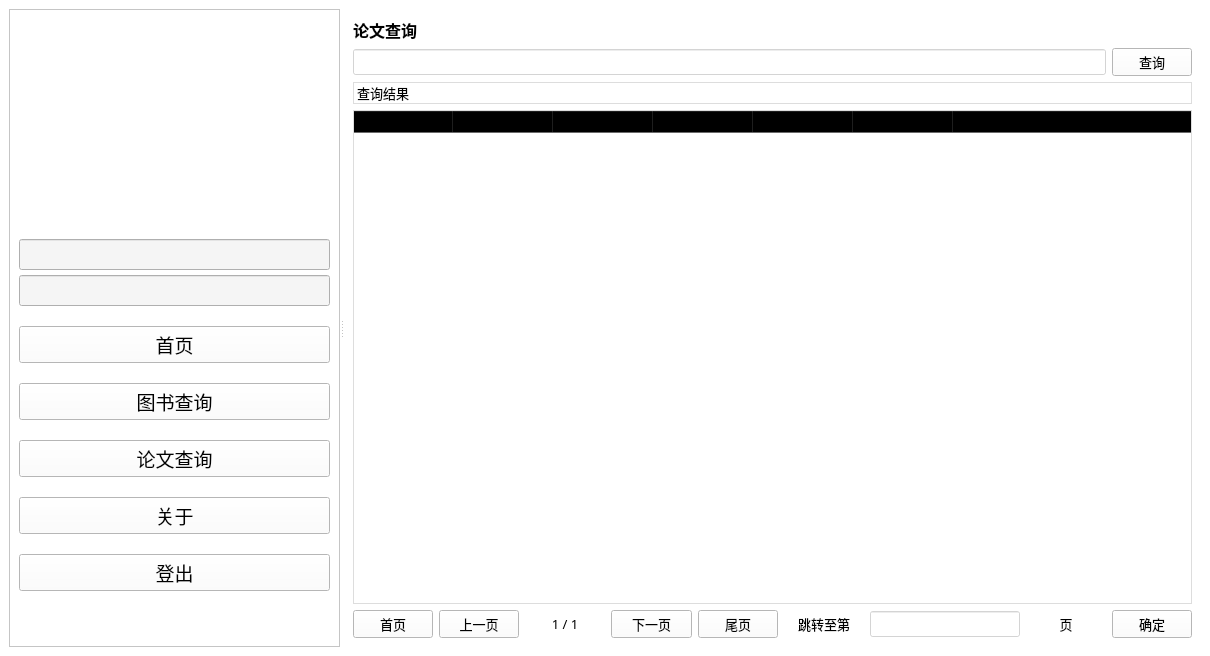
<?xml version="1.0" encoding="UTF-8"?>
<ui version="4.0">
 <class>MainWindow</class>
 <widget class="QMainWindow" name="MainWindow">
  <property name="geometry">
   <rect>
    <x>0</x>
    <y>0</y>
    <width>1210</width>
    <height>656</height>
   </rect>
  </property>
  <property name="minimumSize">
   <size>
    <width>0</width>
    <height>0</height>
   </size>
  </property>
  <property name="palette">
   <palette>
    <active>
     <colorrole role="Base">
      <brush brushstyle="SolidPattern">
       <color alpha="255">
        <red>255</red>
        <green>255</green>
        <blue>255</blue>
       </color>
      </brush>
     </colorrole>
     <colorrole role="Window">
      <brush brushstyle="SolidPattern">
       <color alpha="255">
        <red>255</red>
        <green>255</green>
        <blue>255</blue>
       </color>
      </brush>
     </colorrole>
    </active>
    <inactive>
     <colorrole role="Base">
      <brush brushstyle="SolidPattern">
       <color alpha="255">
        <red>255</red>
        <green>255</green>
        <blue>255</blue>
       </color>
      </brush>
     </colorrole>
     <colorrole role="Window">
      <brush brushstyle="SolidPattern">
       <color alpha="255">
        <red>255</red>
        <green>255</green>
        <blue>255</blue>
       </color>
      </brush>
     </colorrole>
    </inactive>
    <disabled>
     <colorrole role="Base">
      <brush brushstyle="SolidPattern">
       <color alpha="255">
        <red>255</red>
        <green>255</green>
        <blue>255</blue>
       </color>
      </brush>
     </colorrole>
     <colorrole role="Window">
      <brush brushstyle="SolidPattern">
       <color alpha="255">
        <red>255</red>
        <green>255</green>
        <blue>255</blue>
       </color>
      </brush>
     </colorrole>
    </disabled>
   </palette>
  </property>
  <property name="font">
   <font>
    <family>微软雅黑</family>
    <pointsize>12</pointsize>
   </font>
  </property>
  <property name="windowTitle">
   <string>Client</string>
  </property>
  <widget class="QWidget" name="centralwidget">
   <layout class="QVBoxLayout" name="verticalLayout_4">
    <item>
     <widget class="QSplitter" name="splitter">
      <property name="orientation">
       <enum>Qt::Horizontal</enum>
      </property>
      <widget class="QFrame" name="frame">
       <property name="styleSheet">
        <string notr="true">background-color: rgb(255, 255, 255);</string>
       </property>
       <property name="frameShape">
        <enum>QFrame::StyledPanel</enum>
       </property>
       <property name="frameShadow">
        <enum>QFrame::Raised</enum>
       </property>
       <layout class="QVBoxLayout" name="verticalLayout_3">
        <property name="spacing">
         <number>20</number>
        </property>
        <item>
         <layout class="QHBoxLayout" name="horizontalLayout_4">
          <item>
           <spacer name="horizontalSpacer_2">
            <property name="orientation">
             <enum>Qt::Horizontal</enum>
            </property>
            <property name="sizeHint" stdset="0">
             <size>
              <width>40</width>
              <height>20</height>
             </size>
            </property>
           </spacer>
          </item>
          <item>
           <widget class="QLabel" name="avatarLbl">
            <property name="minimumSize">
             <size>
              <width>200</width>
              <height>200</height>
             </size>
            </property>
            <property name="maximumSize">
             <size>
              <width>200</width>
              <height>200</height>
             </size>
            </property>
            <property name="styleSheet">
             <string notr="true">background-color: rgba(255, 255, 255, 0);
border-image: url(:/resources/common/avatar.jpg);</string>
            </property>
            <property name="text">
             <string/>
            </property>
           </widget>
          </item>
          <item>
           <spacer name="horizontalSpacer">
            <property name="orientation">
             <enum>Qt::Horizontal</enum>
            </property>
            <property name="sizeHint" stdset="0">
             <size>
              <width>40</width>
              <height>20</height>
             </size>
            </property>
           </spacer>
          </item>
         </layout>
        </item>
        <item>
         <layout class="QVBoxLayout" name="verticalLayout_2">
          <property name="spacing">
           <number>5</number>
          </property>
          <item>
           <widget class="QLineEdit" name="nameEdit">
            <property name="font">
             <font>
              <family>微软雅黑</family>
              <pointsize>12</pointsize>
             </font>
            </property>
            <property name="styleSheet">
             <string notr="true">background-color: rgb(245, 245, 245);</string>
            </property>
            <property name="alignment">
             <set>Qt::AlignCenter</set>
            </property>
            <property name="readOnly">
             <bool>true</bool>
            </property>
           </widget>
          </item>
          <item>
           <widget class="QLineEdit" name="numEdit">
            <property name="font">
             <font>
              <family>微软雅黑</family>
              <pointsize>12</pointsize>
             </font>
            </property>
            <property name="styleSheet">
             <string notr="true">background-color: rgb(245, 245, 245);</string>
            </property>
            <property name="alignment">
             <set>Qt::AlignCenter</set>
            </property>
            <property name="readOnly">
             <bool>true</bool>
            </property>
           </widget>
          </item>
         </layout>
        </item>
        <item>
         <widget class="QPushButton" name="toHomeBtn">
          <property name="font">
           <font>
            <family>微软雅黑</family>
            <pointsize>14</pointsize>
            <weight>50</weight>
            <bold>false</bold>
           </font>
          </property>
          <property name="text">
           <string>首页</string>
          </property>
         </widget>
        </item>
        <item>
         <widget class="QPushButton" name="toSearchBookBtn">
          <property name="font">
           <font>
            <family>微软雅黑</family>
            <pointsize>14</pointsize>
            <weight>50</weight>
            <bold>false</bold>
           </font>
          </property>
          <property name="text">
           <string>图书查询</string>
          </property>
         </widget>
        </item>
        <item>
         <widget class="QPushButton" name="toSearchPaperBtn">
          <property name="font">
           <font>
            <family>微软雅黑</family>
            <pointsize>14</pointsize>
            <weight>50</weight>
            <bold>false</bold>
           </font>
          </property>
          <property name="text">
           <string>论文查询</string>
          </property>
         </widget>
        </item>
        <item>
         <widget class="QPushButton" name="aboutBtn">
          <property name="font">
           <font>
            <family>微软雅黑</family>
            <pointsize>14</pointsize>
            <weight>50</weight>
            <bold>false</bold>
           </font>
          </property>
          <property name="text">
           <string>关于</string>
          </property>
         </widget>
        </item>
        <item>
         <widget class="QPushButton" name="logoutBtn">
          <property name="font">
           <font>
            <family>微软雅黑</family>
            <pointsize>14</pointsize>
            <weight>50</weight>
            <bold>false</bold>
           </font>
          </property>
          <property name="text">
           <string>登出</string>
          </property>
         </widget>
        </item>
        <item>
         <spacer name="verticalSpacer">
          <property name="orientation">
           <enum>Qt::Vertical</enum>
          </property>
          <property name="sizeHint" stdset="0">
           <size>
            <width>20</width>
            <height>2</height>
           </size>
          </property>
         </spacer>
        </item>
       </layout>
      </widget>
      <widget class="QStackedWidget" name="stackedWidget">
       <property name="styleSheet">
        <string notr="true">background-color: rgb(255, 255, 255);</string>
       </property>
       <property name="currentIndex">
        <number>2</number>
       </property>
       <widget class="QWidget" name="pageHome">
        <layout class="QGridLayout" name="gridLayout">
         <item row="0" column="1">
          <spacer name="verticalSpacer_3">
           <property name="orientation">
            <enum>Qt::Vertical</enum>
           </property>
           <property name="sizeHint" stdset="0">
            <size>
             <width>20</width>
             <height>230</height>
            </size>
           </property>
          </spacer>
         </item>
         <item row="1" column="0">
          <spacer name="horizontalSpacer_4">
           <property name="orientation">
            <enum>Qt::Horizontal</enum>
           </property>
           <property name="sizeHint" stdset="0">
            <size>
             <width>185</width>
             <height>20</height>
            </size>
           </property>
          </spacer>
         </item>
         <item row="1" column="1">
          <layout class="QVBoxLayout" name="verticalLayout_6">
           <item>
            <widget class="QPushButton" name="bookBtn">
             <property name="minimumSize">
              <size>
               <width>100</width>
               <height>100</height>
              </size>
             </property>
             <property name="maximumSize">
              <size>
               <width>100</width>
               <height>100</height>
              </size>
             </property>
             <property name="styleSheet">
              <string notr="true">border-image: url(:/resources/common/books.png);
background-color: rgba(255, 255, 255, 0);</string>
             </property>
             <property name="text">
              <string/>
             </property>
            </widget>
           </item>
           <item>
            <widget class="QLabel" name="label">
             <property name="font">
              <font>
               <family>微软雅黑</family>
               <pointsize>12</pointsize>
               <weight>75</weight>
               <bold>true</bold>
              </font>
             </property>
             <property name="text">
              <string>图书</string>
             </property>
             <property name="alignment">
              <set>Qt::AlignCenter</set>
             </property>
            </widget>
           </item>
          </layout>
         </item>
         <item row="1" column="2">
          <spacer name="horizontalSpacer_7">
           <property name="orientation">
            <enum>Qt::Horizontal</enum>
           </property>
           <property name="sizeHint" stdset="0">
            <size>
             <width>184</width>
             <height>20</height>
            </size>
           </property>
          </spacer>
         </item>
         <item row="1" column="3">
          <layout class="QVBoxLayout" name="verticalLayout_5">
           <item>
            <widget class="QPushButton" name="paperBtn">
             <property name="minimumSize">
              <size>
               <width>100</width>
               <height>100</height>
              </size>
             </property>
             <property name="maximumSize">
              <size>
               <width>100</width>
               <height>100</height>
              </size>
             </property>
             <property name="styleSheet">
              <string notr="true">border-image: url(:/resources/common/papers.png);
background-color: rgba(255, 255, 255, 0);</string>
             </property>
             <property name="text">
              <string/>
             </property>
            </widget>
           </item>
           <item>
            <widget class="QLabel" name="label_2">
             <property name="font">
              <font>
               <family>微软雅黑</family>
               <pointsize>12</pointsize>
               <weight>75</weight>
               <bold>true</bold>
              </font>
             </property>
             <property name="text">
              <string>论文</string>
             </property>
             <property name="alignment">
              <set>Qt::AlignCenter</set>
             </property>
            </widget>
           </item>
          </layout>
         </item>
         <item row="1" column="4">
          <spacer name="horizontalSpacer_6">
           <property name="orientation">
            <enum>Qt::Horizontal</enum>
           </property>
           <property name="sizeHint" stdset="0">
            <size>
             <width>185</width>
             <height>20</height>
            </size>
           </property>
          </spacer>
         </item>
         <item row="2" column="1">
          <spacer name="verticalSpacer_2">
           <property name="orientation">
            <enum>Qt::Vertical</enum>
           </property>
           <property name="sizeHint" stdset="0">
            <size>
             <width>20</width>
             <height>229</height>
            </size>
           </property>
          </spacer>
         </item>
        </layout>
       </widget>
       <widget class="QWidget" name="pageSearchBook">
        <layout class="QVBoxLayout" name="verticalLayout">
         <item>
          <widget class="QLabel" name="label_22">
           <property name="font">
            <font>
             <family>微软雅黑</family>
             <pointsize>12</pointsize>
             <weight>75</weight>
             <bold>true</bold>
            </font>
           </property>
           <property name="text">
            <string>图书查询</string>
           </property>
          </widget>
         </item>
         <item>
          <layout class="QHBoxLayout" name="horizontalLayout">
           <item>
            <widget class="QLineEdit" name="searchBookEdit">
             <property name="font">
              <font>
               <family>微软雅黑</family>
               <pointsize>12</pointsize>
              </font>
             </property>
             <property name="styleSheet">
              <string notr="true">background-color: rgba(255, 255, 255, 150);</string>
             </property>
            </widget>
           </item>
           <item>
            <widget class="QPushButton" name="searchBookBtn">
             <property name="font">
              <font>
               <family>微软雅黑</family>
               <pointsize>10</pointsize>
              </font>
             </property>
             <property name="text">
              <string>查询</string>
             </property>
            </widget>
           </item>
          </layout>
         </item>
         <item>
          <widget class="QLabel" name="label_13">
           <property name="font">
            <font>
             <family>微软雅黑</family>
             <pointsize>10</pointsize>
            </font>
           </property>
           <property name="styleSheet">
            <string notr="true">background-color: rgba(255, 255, 255, 150);</string>
           </property>
           <property name="frameShape">
            <enum>QFrame::StyledPanel</enum>
           </property>
           <property name="frameShadow">
            <enum>QFrame::Raised</enum>
           </property>
           <property name="text">
            <string>查询结果</string>
           </property>
          </widget>
         </item>
         <item>
          <widget class="QTableWidget" name="bookTbl">
           <property name="font">
            <font>
             <family>微软雅黑</family>
             <pointsize>10</pointsize>
            </font>
           </property>
           <property name="styleSheet">
            <string notr="true">background-color: rgba(255, 255, 255, 150);</string>
           </property>
           <property name="selectionBehavior">
            <enum>QAbstractItemView::SelectRows</enum>
           </property>
           <attribute name="horizontalHeaderStretchLastSection">
            <bool>true</bool>
           </attribute>
           <column>
            <property name="text">
             <string>书名</string>
            </property>
           </column>
           <column>
            <property name="text">
             <string>作者</string>
            </property>
           </column>
           <column>
            <property name="text">
             <string>出版社</string>
            </property>
           </column>
           <column>
            <property name="text">
             <string>类别</string>
            </property>
           </column>
           <column>
            <property name="text">
             <string>出版时间</string>
            </property>
           </column>
           <column>
            <property name="text">
             <string>ISBN</string>
            </property>
           </column>
          </widget>
         </item>
         <item>
          <layout class="QHBoxLayout" name="horizontalLayout_5">
           <item>
            <widget class="QPushButton" name="bookFirstBtn">
             <property name="font">
              <font>
               <family>微软雅黑</family>
               <pointsize>10</pointsize>
              </font>
             </property>
             <property name="text">
              <string>首页</string>
             </property>
            </widget>
           </item>
           <item>
            <widget class="QPushButton" name="bookPreBtn">
             <property name="font">
              <font>
               <family>微软雅黑</family>
               <pointsize>10</pointsize>
              </font>
             </property>
             <property name="text">
              <string>上一页</string>
             </property>
            </widget>
           </item>
           <item>
            <widget class="QLabel" name="bookPage">
             <property name="font">
              <font>
               <family>微软雅黑</family>
               <pointsize>10</pointsize>
              </font>
             </property>
             <property name="styleSheet">
              <string notr="true">background-color: rgba(255, 255, 255, 0);</string>
             </property>
             <property name="frameShape">
              <enum>QFrame::NoFrame</enum>
             </property>
             <property name="frameShadow">
              <enum>QFrame::Plain</enum>
             </property>
             <property name="text">
              <string>1 / 1</string>
             </property>
             <property name="alignment">
              <set>Qt::AlignCenter</set>
             </property>
            </widget>
           </item>
           <item>
            <widget class="QPushButton" name="bookNextBtn">
             <property name="font">
              <font>
               <family>微软雅黑</family>
               <pointsize>10</pointsize>
              </font>
             </property>
             <property name="text">
              <string>下一页</string>
             </property>
            </widget>
           </item>
           <item>
            <widget class="QPushButton" name="bookLastBtn">
             <property name="font">
              <font>
               <family>微软雅黑</family>
               <pointsize>10</pointsize>
              </font>
             </property>
             <property name="text">
              <string>尾页</string>
             </property>
            </widget>
           </item>
           <item>
            <widget class="QLabel" name="label_17">
             <property name="font">
              <font>
               <family>微软雅黑</family>
               <pointsize>10</pointsize>
              </font>
             </property>
             <property name="styleSheet">
              <string notr="true">background-color: rgba(255, 255, 255, 0);</string>
             </property>
             <property name="frameShape">
              <enum>QFrame::NoFrame</enum>
             </property>
             <property name="frameShadow">
              <enum>QFrame::Plain</enum>
             </property>
             <property name="text">
              <string>跳转至第</string>
             </property>
             <property name="alignment">
              <set>Qt::AlignCenter</set>
             </property>
            </widget>
           </item>
           <item>
            <widget class="QLineEdit" name="bookJumpEdit">
             <property name="maximumSize">
              <size>
               <width>150</width>
               <height>16777215</height>
              </size>
             </property>
             <property name="font">
              <font>
               <family>微软雅黑</family>
               <pointsize>10</pointsize>
              </font>
             </property>
             <property name="styleSheet">
              <string notr="true">background-color: rgba(255, 255, 255, 150);</string>
             </property>
             <property name="alignment">
              <set>Qt::AlignCenter</set>
             </property>
            </widget>
           </item>
           <item>
            <widget class="QLabel" name="label_18">
             <property name="font">
              <font>
               <family>微软雅黑</family>
               <pointsize>10</pointsize>
              </font>
             </property>
             <property name="styleSheet">
              <string notr="true">background-color: rgba(255, 255, 255, 0);</string>
             </property>
             <property name="frameShape">
              <enum>QFrame::NoFrame</enum>
             </property>
             <property name="frameShadow">
              <enum>QFrame::Plain</enum>
             </property>
             <property name="text">
              <string>页</string>
             </property>
             <property name="alignment">
              <set>Qt::AlignCenter</set>
             </property>
            </widget>
           </item>
           <item>
            <widget class="QPushButton" name="bookJumpBtn">
             <property name="font">
              <font>
               <family>微软雅黑</family>
               <pointsize>10</pointsize>
              </font>
             </property>
             <property name="text">
              <string>确定</string>
             </property>
            </widget>
           </item>
          </layout>
         </item>
        </layout>
       </widget>
       <widget class="QWidget" name="pageSearchPaper">
        <layout class="QGridLayout" name="gridLayout_2">
         <item row="0" column="0">
          <widget class="QLabel" name="label_25">
           <property name="font">
            <font>
             <family>微软雅黑</family>
             <pointsize>12</pointsize>
             <weight>75</weight>
             <bold>true</bold>
            </font>
           </property>
           <property name="text">
            <string>论文查询</string>
           </property>
          </widget>
         </item>
         <item row="2" column="0">
          <widget class="QLabel" name="label_14">
           <property name="font">
            <font>
             <family>微软雅黑</family>
             <pointsize>10</pointsize>
            </font>
           </property>
           <property name="styleSheet">
            <string notr="true">background-color: rgba(255, 255, 255, 150);</string>
           </property>
           <property name="frameShape">
            <enum>QFrame::StyledPanel</enum>
           </property>
           <property name="frameShadow">
            <enum>QFrame::Raised</enum>
           </property>
           <property name="text">
            <string>查询结果</string>
           </property>
          </widget>
         </item>
         <item row="5" column="0">
          <layout class="QHBoxLayout" name="horizontalLayout_7">
           <item>
            <widget class="QPushButton" name="paperFirstBtn">
             <property name="font">
              <font>
               <family>微软雅黑</family>
               <pointsize>10</pointsize>
              </font>
             </property>
             <property name="text">
              <string>首页</string>
             </property>
            </widget>
           </item>
           <item>
            <widget class="QPushButton" name="paperPreBtn">
             <property name="font">
              <font>
               <family>微软雅黑</family>
               <pointsize>10</pointsize>
              </font>
             </property>
             <property name="text">
              <string>上一页</string>
             </property>
            </widget>
           </item>
           <item>
            <widget class="QLabel" name="paperPage">
             <property name="font">
              <font>
               <family>微软雅黑</family>
               <pointsize>10</pointsize>
              </font>
             </property>
             <property name="styleSheet">
              <string notr="true">background-color: rgba(255, 255, 255, 0);</string>
             </property>
             <property name="frameShape">
              <enum>QFrame::NoFrame</enum>
             </property>
             <property name="frameShadow">
              <enum>QFrame::Plain</enum>
             </property>
             <property name="text">
              <string>1 / 1</string>
             </property>
             <property name="alignment">
              <set>Qt::AlignCenter</set>
             </property>
            </widget>
           </item>
           <item>
            <widget class="QPushButton" name="paperNextBtn">
             <property name="font">
              <font>
               <family>微软雅黑</family>
               <pointsize>10</pointsize>
              </font>
             </property>
             <property name="text">
              <string>下一页</string>
             </property>
            </widget>
           </item>
           <item>
            <widget class="QPushButton" name="paperLastBtn">
             <property name="font">
              <font>
               <family>微软雅黑</family>
               <pointsize>10</pointsize>
              </font>
             </property>
             <property name="text">
              <string>尾页</string>
             </property>
            </widget>
           </item>
           <item>
            <widget class="QLabel" name="label_29">
             <property name="font">
              <font>
               <family>微软雅黑</family>
               <pointsize>10</pointsize>
              </font>
             </property>
             <property name="styleSheet">
              <string notr="true">background-color: rgba(255, 255, 255, 0);</string>
             </property>
             <property name="frameShape">
              <enum>QFrame::NoFrame</enum>
             </property>
             <property name="frameShadow">
              <enum>QFrame::Plain</enum>
             </property>
             <property name="text">
              <string>跳转至第</string>
             </property>
             <property name="alignment">
              <set>Qt::AlignCenter</set>
             </property>
            </widget>
           </item>
           <item>
            <widget class="QLineEdit" name="paperJumpEdit">
             <property name="maximumSize">
              <size>
               <width>150</width>
               <height>16777215</height>
              </size>
             </property>
             <property name="font">
              <font>
               <family>微软雅黑</family>
               <pointsize>10</pointsize>
              </font>
             </property>
             <property name="styleSheet">
              <string notr="true">background-color: rgba(255, 255, 255, 150);</string>
             </property>
             <property name="alignment">
              <set>Qt::AlignCenter</set>
             </property>
            </widget>
           </item>
           <item>
            <widget class="QLabel" name="label_30">
             <property name="font">
              <font>
               <family>微软雅黑</family>
               <pointsize>10</pointsize>
              </font>
             </property>
             <property name="styleSheet">
              <string notr="true">background-color: rgba(255, 255, 255, 0);</string>
             </property>
             <property name="frameShape">
              <enum>QFrame::NoFrame</enum>
             </property>
             <property name="frameShadow">
              <enum>QFrame::Plain</enum>
             </property>
             <property name="text">
              <string>页</string>
             </property>
             <property name="alignment">
              <set>Qt::AlignCenter</set>
             </property>
            </widget>
           </item>
           <item>
            <widget class="QPushButton" name="paperJumpBtn">
             <property name="font">
              <font>
               <family>微软雅黑</family>
               <pointsize>10</pointsize>
              </font>
             </property>
             <property name="text">
              <string>确定</string>
             </property>
            </widget>
           </item>
          </layout>
         </item>
         <item row="1" column="0">
          <layout class="QHBoxLayout" name="horizontalLayout_3">
           <item>
            <widget class="QLineEdit" name="searchPaperEdit_2">
             <property name="font">
              <font>
               <family>微软雅黑</family>
               <pointsize>10</pointsize>
              </font>
             </property>
             <property name="styleSheet">
              <string notr="true">background-color: rgba(255, 255, 255, 150);</string>
             </property>
            </widget>
           </item>
           <item>
            <widget class="QPushButton" name="searchPaperBtn_2">
             <property name="font">
              <font>
               <family>微软雅黑</family>
               <pointsize>10</pointsize>
              </font>
             </property>
             <property name="text">
              <string>查询</string>
             </property>
            </widget>
           </item>
          </layout>
         </item>
         <item row="3" column="0">
          <widget class="QTableWidget" name="paperTbl">
           <property name="font">
            <font>
             <family>微软雅黑</family>
             <pointsize>10</pointsize>
            </font>
           </property>
           <property name="styleSheet">
            <string notr="true">background-color: rgba(255, 255, 255, 150);</string>
           </property>
           <attribute name="horizontalHeaderStretchLastSection">
            <bool>true</bool>
           </attribute>
           <column>
            <property name="text">
             <string>标题</string>
            </property>
           </column>
           <column>
            <property name="text">
             <string>作者</string>
            </property>
           </column>
           <column>
            <property name="text">
             <string>机构</string>
            </property>
           </column>
           <column>
            <property name="text">
             <string>领域</string>
            </property>
           </column>
           <column>
            <property name="text">
             <string>发表日期</string>
            </property>
           </column>
           <column>
            <property name="text">
             <string>会议 / 期刊</string>
            </property>
           </column>
           <column>
            <property name="text">
             <string>DOI</string>
            </property>
           </column>
          </widget>
         </item>
        </layout>
       </widget>
       <widget class="QWidget" name="pageStats"/>
       <widget class="QWidget" name="pageAbout"/>
      </widget>
     </widget>
    </item>
   </layout>
  </widget>
 </widget>
 <resources>
  <include location="resources/resources.qrc"/>
 </resources>
 <connections/>
</ui>
